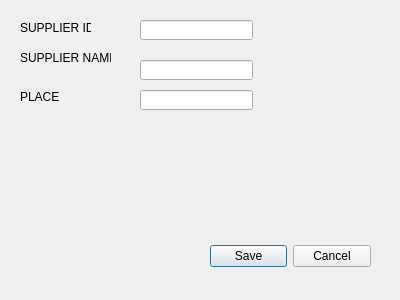
<?xml version="1.0" encoding="UTF-8"?>
<ui version="4.0">
 <class>addnew_supplier</class>
 <widget class="QDialog" name="addnew_supplier">
  <property name="geometry">
   <rect>
    <x>0</x>
    <y>0</y>
    <width>400</width>
    <height>300</height>
   </rect>
  </property>
  <property name="windowTitle">
   <string>Dialog</string>
  </property>
  <widget class="QDialogButtonBox" name="buttonBox">
   <property name="geometry">
    <rect>
     <x>210</x>
     <y>240</y>
     <width>161</width>
     <height>32</height>
    </rect>
   </property>
   <property name="orientation">
    <enum>Qt::Horizontal</enum>
   </property>
   <property name="standardButtons">
    <set>QDialogButtonBox::Cancel|QDialogButtonBox::Save</set>
   </property>
  </widget>
  <widget class="QLabel" name="label">
   <property name="geometry">
    <rect>
     <x>20</x>
     <y>20</y>
     <width>71</width>
     <height>16</height>
    </rect>
   </property>
   <property name="text">
    <string>SUPPLIER ID</string>
   </property>
  </widget>
  <widget class="QLabel" name="label_2">
   <property name="geometry">
    <rect>
     <x>20</x>
     <y>50</y>
     <width>91</width>
     <height>16</height>
    </rect>
   </property>
   <property name="text">
    <string>SUPPLIER NAME</string>
   </property>
  </widget>
  <widget class="QLabel" name="label_3">
   <property name="geometry">
    <rect>
     <x>20</x>
     <y>90</y>
     <width>47</width>
     <height>13</height>
    </rect>
   </property>
   <property name="text">
    <string>PLACE</string>
   </property>
  </widget>
  <widget class="QLineEdit" name="le_supplierid">
   <property name="geometry">
    <rect>
     <x>140</x>
     <y>20</y>
     <width>113</width>
     <height>20</height>
    </rect>
   </property>
  </widget>
  <widget class="QLineEdit" name="le_suppliername">
   <property name="geometry">
    <rect>
     <x>140</x>
     <y>60</y>
     <width>113</width>
     <height>20</height>
    </rect>
   </property>
  </widget>
  <widget class="QLineEdit" name="le_supplierplace">
   <property name="geometry">
    <rect>
     <x>140</x>
     <y>90</y>
     <width>113</width>
     <height>20</height>
    </rect>
   </property>
  </widget>
 </widget>
 <resources/>
 <connections>
  <connection>
   <sender>buttonBox</sender>
   <signal>accepted()</signal>
   <receiver>addnew_supplier</receiver>
   <slot>accept()</slot>
   <hints>
    <hint type="sourcelabel">
     <x>248</x>
     <y>254</y>
    </hint>
    <hint type="destinationlabel">
     <x>157</x>
     <y>274</y>
    </hint>
   </hints>
  </connection>
  <connection>
   <sender>buttonBox</sender>
   <signal>rejected()</signal>
   <receiver>addnew_supplier</receiver>
   <slot>reject()</slot>
   <hints>
    <hint type="sourcelabel">
     <x>316</x>
     <y>260</y>
    </hint>
    <hint type="destinationlabel">
     <x>286</x>
     <y>274</y>
    </hint>
   </hints>
  </connection>
 </connections>
</ui>
